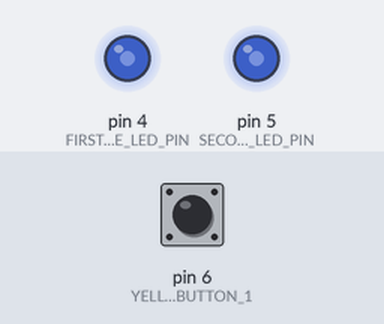
Bench run of a sketch on a simulated Arduino Uno, built with avr-gcc and run on an emulated ATmega328P. Parts: output pins drawn as LEDs (lit = HIGH). The inputs (shaded band) are chosen by the test bench; at power-on: pin 6 (YELLOW_BUTTON_1) HIGH.

Above: at 0.1 s.
Timing chart, 0 to 1.6 s (numbered marks = the images above):
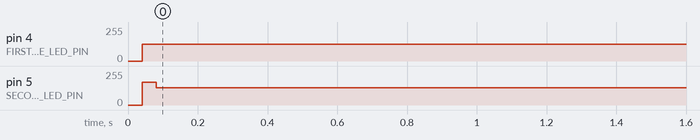

Measured:
- by itself, pin 4 (FIRST_BLUE_LED_PIN): 0/255 → 127/255 at 0.04 s
- by itself, pin 5 (SECOND_BLUE_LED_PIN): 0/255 → 128/255 at 0.04 s

The sketch:

second_ec.ino
```cpp
//define constants for clarity
const int FIRST_BLUE_LED_PIN = 4;
const int SECOND_BLUE_LED_PIN = 5;
//button port
const int YELLOW_BUTTON_1 = 6; //normal button

const int TEN_HZ = 50000;
//change to 10 for demo
const int ONE_HUN_HZ = 5000;

//defining and declaring each LED to correctly turn on or off later
bool blue1_state = LOW;
bool blue2_state = LOW;

//defining and declaring time stamps of each time an LED was last toggled (on or off)
long lastBlue1Toggle  = 0;
long lastBlue2Toggle = 0;
//total time passed from start-up
long currentTimePassed = 0;

void setup() {
  //configure a specific pin on the mc to behave as an output.
  pinMode(FIRST_BLUE_LED_PIN, OUTPUT);
  pinMode(SECOND_BLUE_LED_PIN, OUTPUT);
  pinMode(YELLOW_BUTTON_1, INPUT_PULLUP);


  //opens i/o stream between home computer and microcontroller through serial port.
  Serial.begin(9600);
}

void loop()
{
  currentTimePassed = micros();
  //because the esp32 has a built in PULL-UP resistor for each GPIO, when the button is pressed,
  //it drains to zero (LOW) ,and when it is not pressed, it is HIGH
  if(digitalRead(YELLOW_BUTTON_1) == LOW){
    //switch the freq if the button has been pressed
    switchFreq(ONE_HUN_HZ, TEN_HZ);

  //else do not switch the LED freq.
  }else{
    switchFreq(TEN_HZ, ONE_HUN_HZ);
  }
}

//helper method that: 1. switches LED freq. based on arguments passed, 2. toggle the LED IF the
//the correct amount of time is past. An LED is toggled depeneding on its freq. For example, at 10HZ
//currentTimePassed - lastBlue1Toggle >= 100ms (or 50ms since the time an LED is on is 50ms and the time
//it is off is 50ms)
void switchFreq(int freq1, int freq2)
{
  if(currentTimePassed - lastBlue1Toggle >= freq1){
      toggleLED1();
      lastBlue1Toggle = currentTimePassed;
    }

  if(currentTimePassed - lastBlue2Toggle >= freq2){
    //Serial.printf("Current blue2_STATE = %d\n", blue2_state);
    toggleLED2();
    lastBlue2Toggle = currentTimePassed;
  }
}

//helper method to turn on/off the LED.
void toggleLED1()
{
  blue1_state = !blue1_state;
  digitalWrite(FIRST_BLUE_LED_PIN, blue1_state);
}

void toggleLED2()
{
  blue2_state = !blue2_state;
  //Serial.printf("Current 2 state: %d\n", blue2_state);
  digitalWrite(SECOND_BLUE_LED_PIN, blue2_state);
}
```
